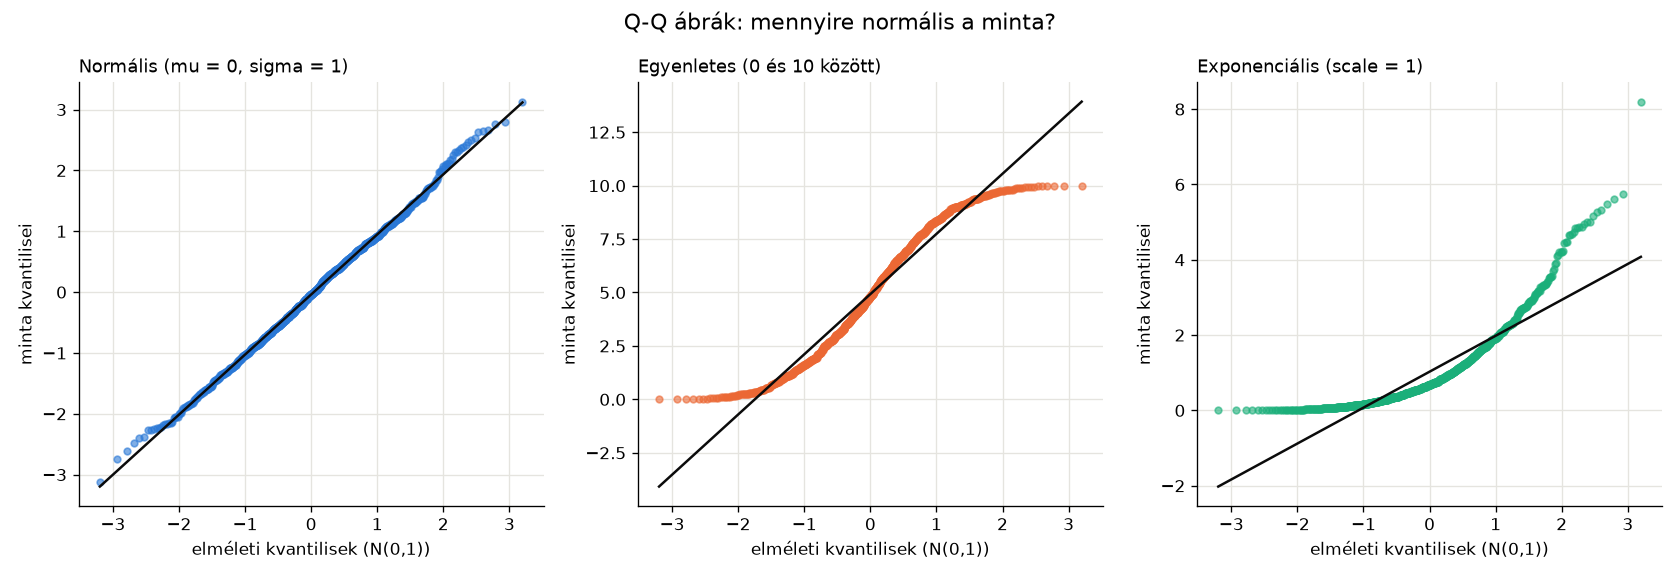

This chart was generated by the following Python code:
# -*- coding: utf-8 -*-
"""Normális eloszlás ellenőrzése Q-Q ábrával.

Az előző feladat (eloszlasok.py) három mintájára készítünk kvantilis-
kvantilis ábrát. A scipy.stats.probplot a minta kvantiliseit veti össze a
normális eloszlás elméleti kvantiliseivel: ha a pontok egy egyenesre
esnek, a minta normális eloszlásúnak tekinthető.
"""

import os

import matplotlib.pyplot as plt
from scipy import stats

from eloszlasok import SZINEK, mintak_generalasa

VONAL_SZIN = "#0b0b0b"


def main():
    mintak = mintak_generalasa()

    fig, axes = plt.subplots(1, 3, figsize=(14, 4.8))
    for ax, szin, (nev, x) in zip(axes, SZINEK, mintak):
        stats.probplot(x, dist="norm", plot=ax)
        pontok, egyenes = ax.get_lines()
        pontok.set(color=szin, markersize=4, alpha=0.6)
        egyenes.set(color=VONAL_SZIN, linewidth=1.5)

        ax.set_title("")  # a probplot saját "Probability Plot" címének törlése
        ax.set_title(nev, loc="left", fontsize=11)
        ax.set_xlabel("elméleti kvantilisek (N(0,1))")
        ax.set_ylabel("minta kvantilisei")
        ax.grid(color="#e5e4df", linewidth=0.8)
        ax.set_axisbelow(True)
        for oldal in ("top", "right"):
            ax.spines[oldal].set_visible(False)

    print("Q-Q ábra értelmezése:")
    print("  - Normális: a pontok az egyenesen vannak -> normális eloszlás.")
    print("  - Egyenletes: S alakú görbe; a széleken a pontok visszahajlanak")
    print("    az egyenes felé, mert a mintának nincsenek hosszú farkai.")
    print("  - Exponenciális: ív alakú görbe; bal oldalt az egyenes felett,")
    print("    jobb oldalt meredeken felfelé tér el -> jobbra ferde eloszlás.")

    fig.suptitle("Q-Q ábrák: mennyire normális a minta?", fontsize=13)
    fig.tight_layout()
    fig.savefig(os.path.join(os.path.dirname(os.path.abspath(__file__)),
                             "qq_abra.png"), dpi=120)
    plt.show()


if __name__ == "__main__":
    main()
